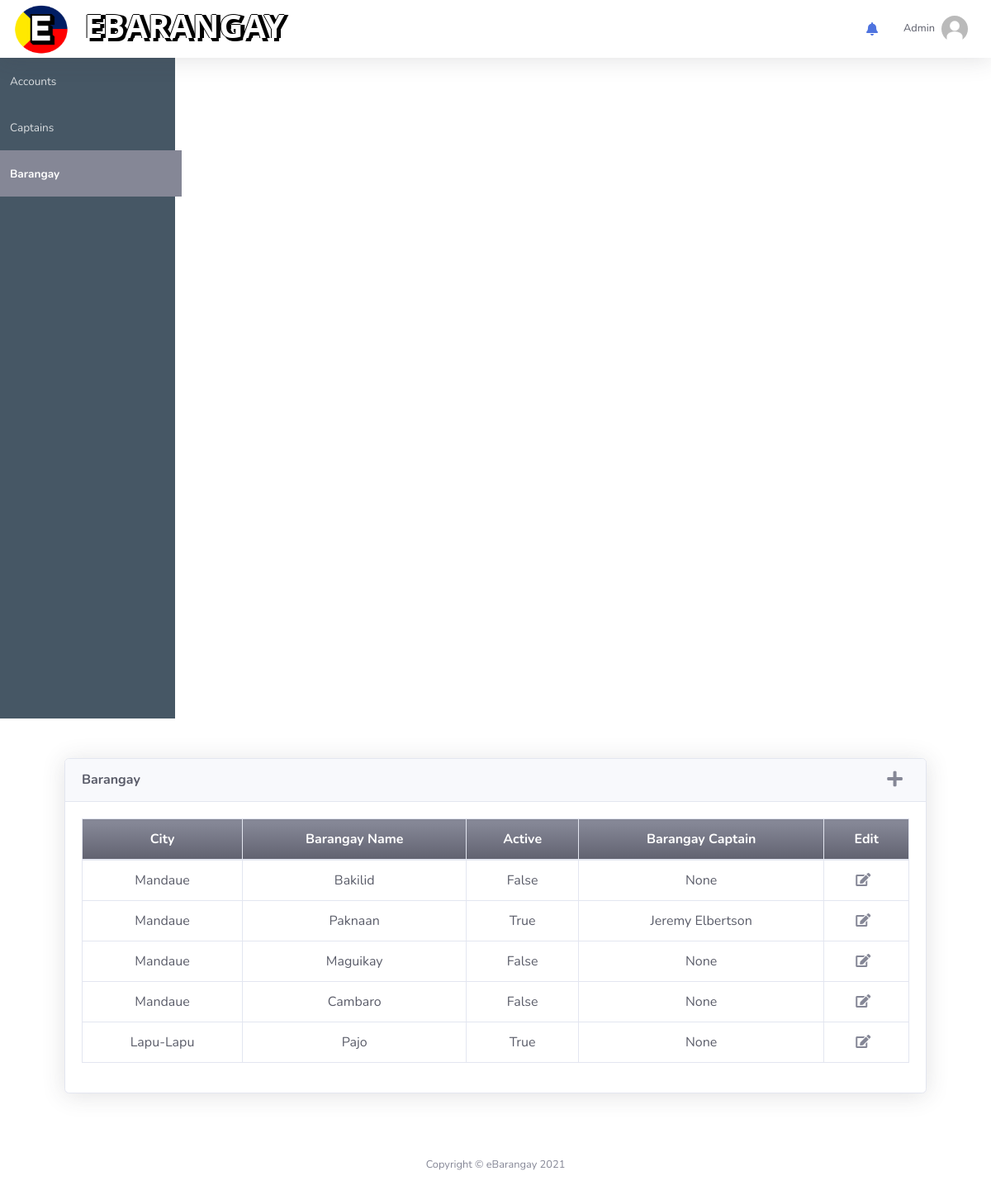
Screenshot of /barangay.php (signed in) with the database file from the repository.
### tables this page shows
CREATE TABLE `barangay` (
  `BarangayID` int NOT NULL,
  `BarangayName` varchar(50) NOT NULL,
  `City` varchar(20) NOT NULL,
  `Active` varchar(20) NOT NULL DEFAULT 'True',
  `brgyCaptain` int DEFAULT NULL
);

### barangay.php (the view, shortened to what this page needs)
<?php include_once "header.php" ?>
<div class="container p-4">
<div class="card shadow mb-4 m-4">
    <div class="card-header py-3 d-flex justify-content-between">
            <h6 class="m-0 font-weight-bold text-dark">Barangay</h6>
            <a class="fas fa-plus fa-lg mr-2 text-gray-600 add_barangay" href="javascript:void(0)"></a>
    </div>
    <div class="card-body" style="font-size: 100%">
        <div class="table-responsive">
            <table class="table table-bordered text-center text-dark"
                id="dataTable" width="100%" cellspacing="0" cellpadding="0">
                <thead >
                    <tr class="bg-gradient-secondary text-white">
                        <th scope="col">City</th>
                        <th scope="col">Barangay Name</th>
                        <th scope="col">Active</th>
                        <th>Barangay Captain</th>
                        <th scope="col">Edit</th>
                    </tr>
                </thead>
                <tbody>
                    <?php
                        $barangay = $conn->query("SELECT *, concat(users.Firstname, ' ', users.Lastname) as name FROM barangay LEFT JOIN users ON barangay.brgyCaptain = users.UsersID;");
                        while($row=$barangay->fetch_assoc()):
                    ?>
                    <tr>
                        <td><?php echo $row["City"] ?></td>
                        <td><?php echo $row["BarangayName"] ?></td>
                        <td><?php echo $row["Active"] ?></td>
                        <td><?php if($row["name"] != NULL){echo $row["name"];}else{echo "None";}?></td>
                        <td>
                            <a class="fas fa-edit fa-md mr-2 text-gray-600 edit_barangay" data-id="<?php echo $row['BarangayID'] ?>" href="javascript:void(0)"></a>
                        </td>
                    </tr>
                    <?php endwhile; ?>
                </tbody>
            </table>
        </div>
    </div>
</div>
</div>
</div>
</div>
<?php include_once "footer.php" ?>

### rows the page displays
barangay: City "Mandaue", BarangayName "Bakilid", Active "False", shows "None"
barangay: City "Mandaue", BarangayName "Paknaan", Active "True", name "Jeremy Elbertson"
barangay: City "Mandaue", BarangayName "Maguikay", Active "False", shows "None"
barangay: City "Mandaue", BarangayName "Cambaro", Active "False", shows "None"
barangay: City "Lapu-Lapu", BarangayName "Pajo", Active "True", shows "None"
